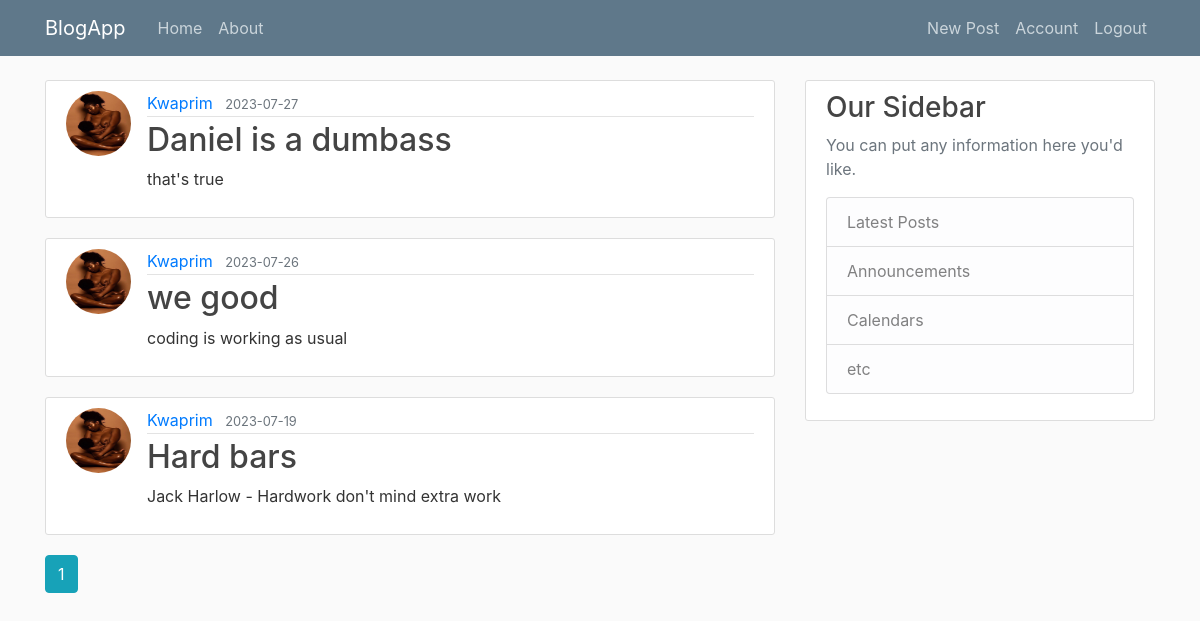
Screenshot of /home (signed in) with the database file from the repository.
### flaskblog/models.py (models this page shows, shortened)
class Post(db.Model):
    id = db.Column(db.Integer, primary_key = True)
    title = db.Column(db.String(100), nullable = False)
    date_posted = db.Column(db.DateTime, nullable = False, default = datetime.datetime.utcnow)
    content = db.Column(db.Text, nullable = False)
    user_id = db.Column(db.Integer, db.ForeignKey('user.id'), nullable=False)

class User(db.Model, UserMixin):
    id = db.Column(db.Integer, primary_key=True)
    username = db.Column(db.String(20), unique=True, nullable=False)
    email = db.Column(db.String(120), unique=True, nullable=False)
    image_file = db.Column(db.String(20), nullable=False, default='default.jpg')
    password = db.Column(db.String(60), nullable=False)
    posts = db.relationship('Post', backref='author', lazy=True)

### flaskblog/main/routes.py (the view)
@main.route("/")
@main.route("/home")
def home():
    page = request.args.get('page', 1, type = int)
    posts = Post.query.order_by(Post.date_posted.desc()).paginate(page = page, per_page = 10)
    return render_template('home.html', posts=posts)

### flaskblog/models.py (called while the page is built)
@login_manager.user_loader
def load_user(user_id):
    return User.query.get(int(user_id))

### flaskblog/templates/home.html
{% extends "layout.html" %}
{% block content %}
    {% for post in posts.items %}
        <article class="media content-section">
          <img class="rounded-circle article-img" src="{{ url_for('static', filename='profile_pics/' + post.author.image_file) }}">
          <div class="media-body">
            <div class="article-metadata">
              <a class="mr-2" href="{{ url_for('users.user_posts', username=post.author.username) }}">{{ post.author.username }}</a>
              <small class="text-muted">{{ post.date_posted.strftime('%Y-%m-%d') }}</small>
            </div>
            <h2><a class="article-title" href="{{ url_for('posts.post', post_id=post.id) }}">{{ post.title }}</a></h2>
            <p class="article-content">{{ post.content }}</p>
          </div>
        </article>
    {% endfor %}
    {% for page_num in posts.iter_pages(left_edge=1, right_edge=1, left_current=1, right_current=2) %}
      {% if page_num %}
        {% if posts.page == page_num %}
          <a class="btn btn-info mb-4" href="{{ url_for('main.home', page=page_num) }}">{{ page_num }}</a>
        {% else %}
          <a class="btn btn-outline-info mb-4" href="{{ url_for('main.home', page=page_num) }}">{{ page_num }}</a>
        {% endif %}
      {% else %}
        ...
      {% endif %}
    {% endfor %}
{% endblock content %}

### flaskblog/static/main.css (style rules this page uses)
body { background: #fafafa; color: #333333; margin-top: 5rem; }
h1, h2, h3, h4, h5, h6 { color: #444444; }
.content-section { background: #ffffff; padding: 10px 20px; border: 1px solid #dddddd; border-radius: 3px; margin-bottom: 20px; }
.article-title { color: #444444; }
.article-content { white-space: pre-line; }
.article-img { height: 65px; width: 65px; margin-right: 16px; }
.article-metadata { padding-bottom: 1px; margin-bottom: 4px; border-bottom: 1px solid #e3e3e3 }

### rows the page displays
Post: image_file (picture), author.username "Kwaprim", date_posted "2023-07-27", title "Daniel is a dumbass", content "that's true"
Post: image_file (picture), author.username "Kwaprim", date_posted "2023-07-26", title "we good", content "coding is working as usual"
Post: image_file (picture), author.username "Kwaprim", date_posted "2023-07-19", title "Hard bars", content "Jack Harlow - Hardwork don't mind extra work"

### other values shown
{{ page_num }} "1"
